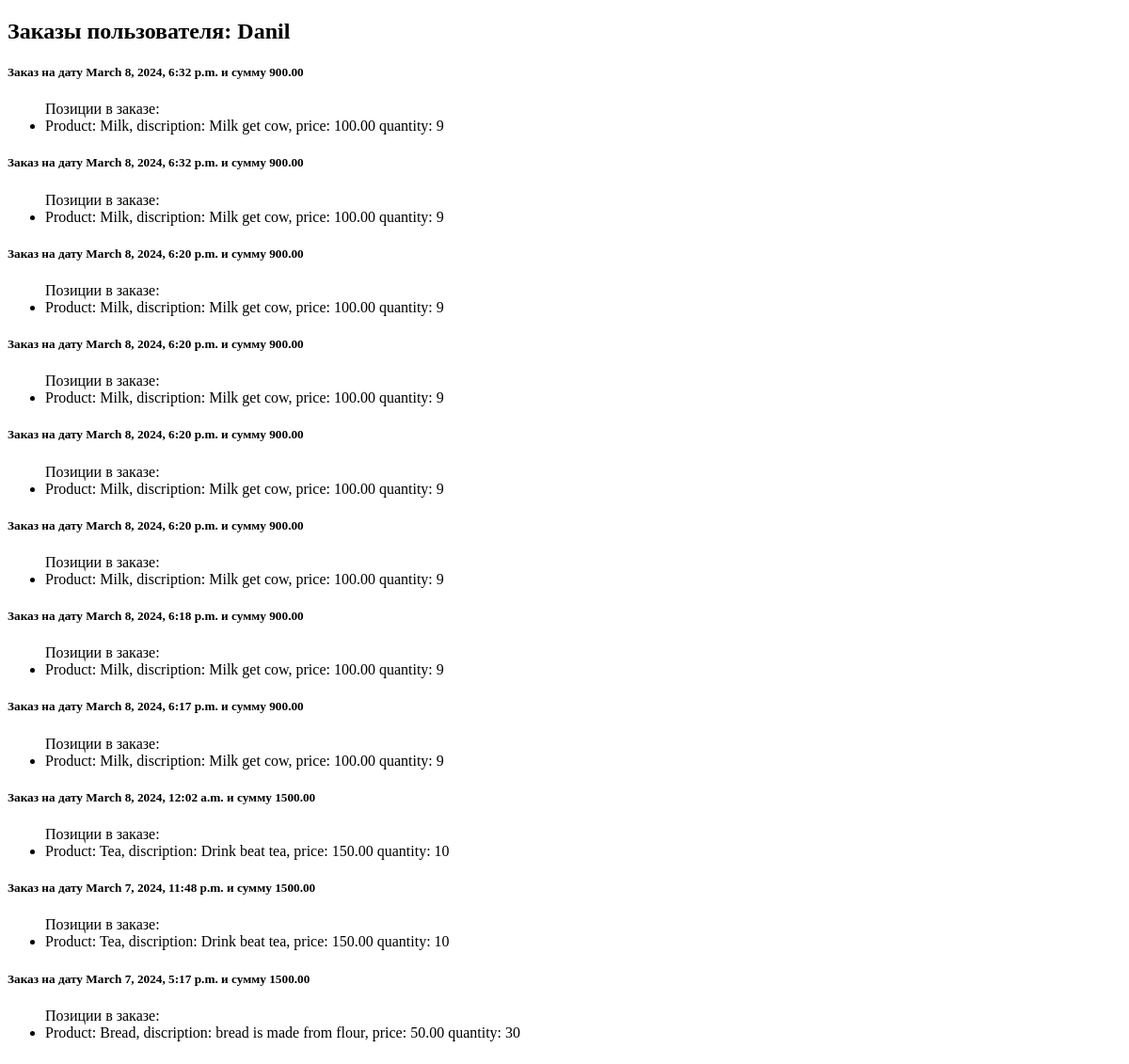
/orders/user/3/, run on an earlier commit of the app's database.
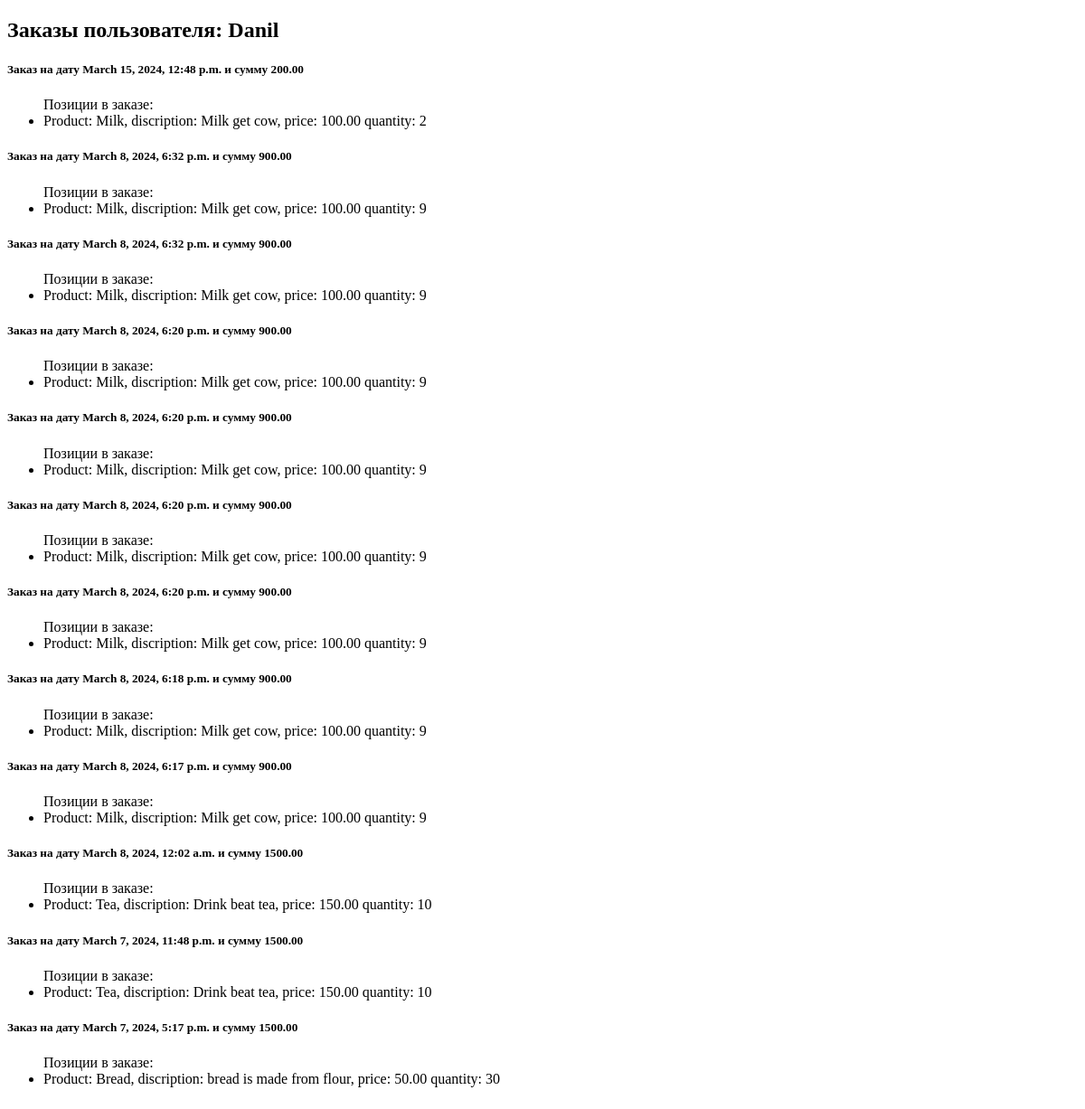
And on a later commit of the database.
### orders/models.py (models this page shows, shortened)
class User(models.Model):
    name = models.CharField(max_length=50)
    email = models.EmailField(max_length=50)
    telephone = models.CharField(max_length=50)
    address = models.CharField(max_length=50)
    created_at = models.DateTimeField(auto_now_add=True)

class Order(models.Model):
    customer = models.ForeignKey(User, on_delete=models.CASCADE)
    products = models.ManyToManyField(Product)
    quantity = models.IntegerField(default=1)
    total_price = models.DecimalField(max_digits=6, decimal_places=2)
    date_ordered = models.DateTimeField(default=datetime.now())

class Product(models.Model):
    name = models.CharField(max_length=50)
    discription = models.TextField()
    price = models.DecimalField(max_digits=6, decimal_places=2)
    created_at = models.DateTimeField(default=datetime.now())
    def __str__(self):
        return f'Product: {self.name}, discription: {self.discription}, price: {self.price}'

### orders/views.py (the view)
# urls.py: path('user/<int:user_id>/', user_orders, name='user_orders'),
def user_orders(request, user_id):
    user = get_object_or_404(User, pk=user_id)
    orders = Order.objects.filter(customer=user).order_by('-date_ordered')
    dict_products_in_order = dict()
    for order in orders:
        lst_products = []
        for product in order.products.filter(order=order):
           lst_products.append(product)
        dict_products_in_order[order.date_ordered] = lst_products
    context = {'user': user, 'orders': orders, 'dict_products_in_order': dict_products_in_order}
    return render(request, 'orders/user_orders.html', context)

### orders/templates/orders/user_orders.html (shortened to what this page needs)
{%  extends 'base.html' %}
{% block content %}
    <h2>Заказы пользователя: {{ user.name }}</h2>
    <table>
        {% for order in orders %}
           <h5>Заказ на дату {{ order.date_ordered }} и сумму {{ order.total_price }}</h5>
                <ul>Позиции в заказе:
                    {% for key, value in dict_products_in_order.items %}
                        {% if key == order.date_ordered %}
                            {% for elem in value %}
                                <li>{{ elem }} quantity: {{ order.quantity }}</li>
                            {% endfor %}
                        {% endif%}
                    {% endfor %}
                </ul>
        {% endfor %}
    </table>
{% endblock  %}

### templates/base.html (shortened to what this page needs)
<!DOCTYPE html>
<html lang="en">
<head>
</head>
<body>
    {% block content %}{% endblock %}
</body>
</html>

What changed in the data, as far as the page shows it:
added Order: date_ordered "March 15, 2024, 12:48 p.m.", total_price "200.00", quantity "2", Product (name+discription+price "Product: Milk, discription: Milk get cow, price: 100.00")
